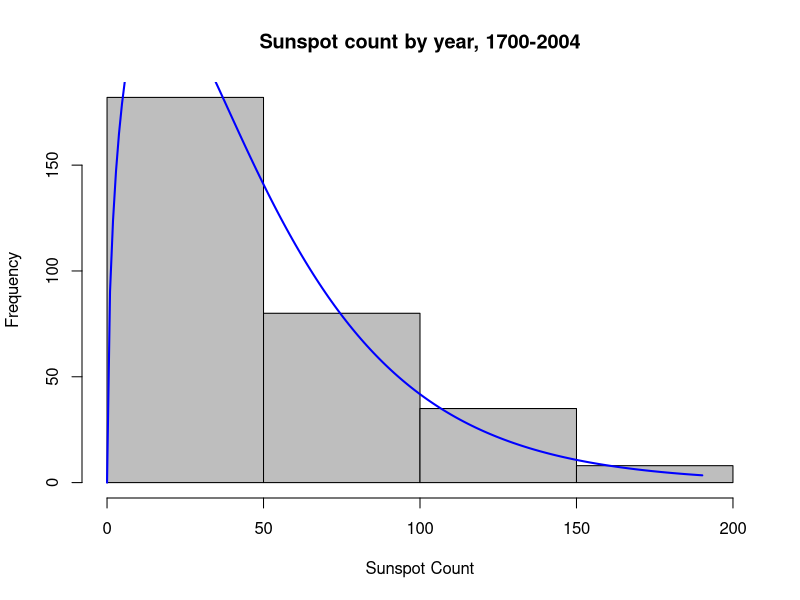
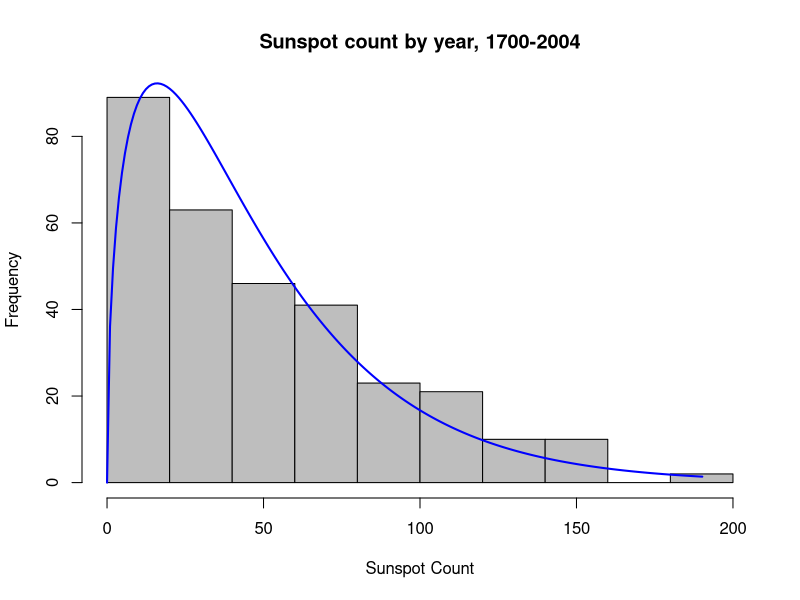
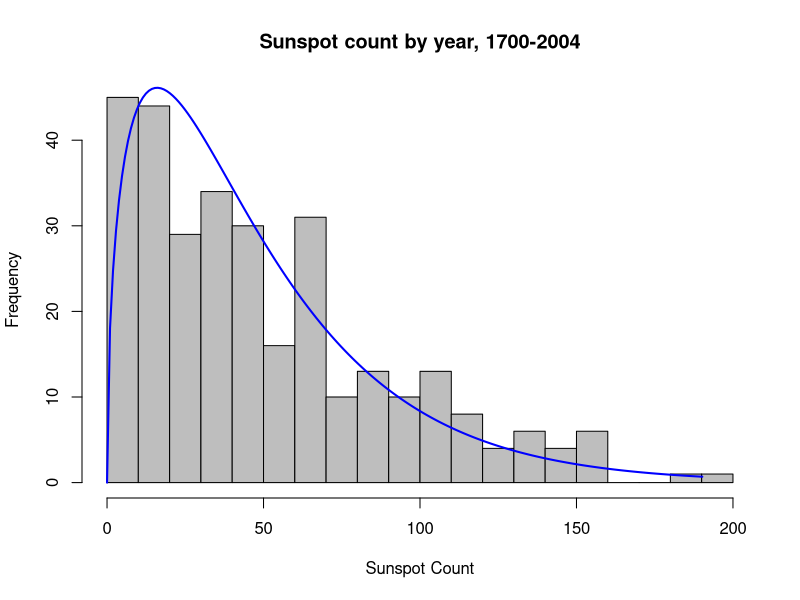
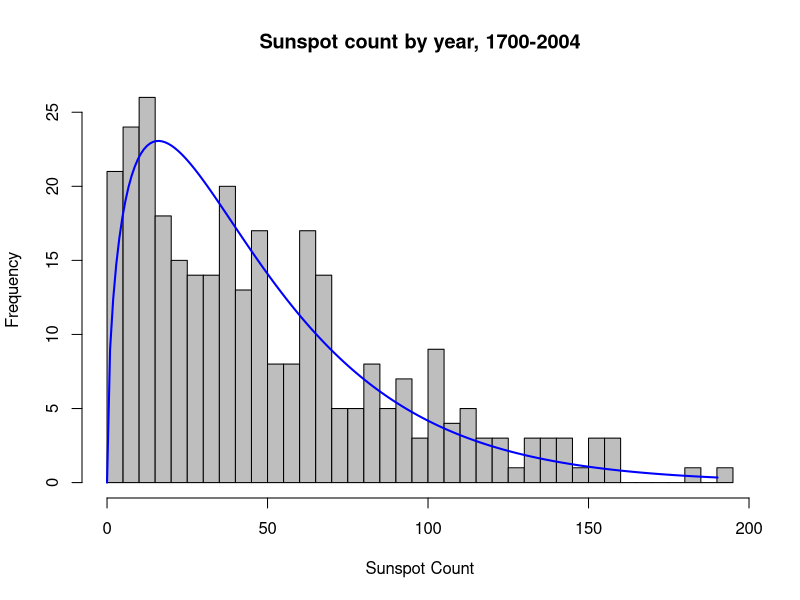
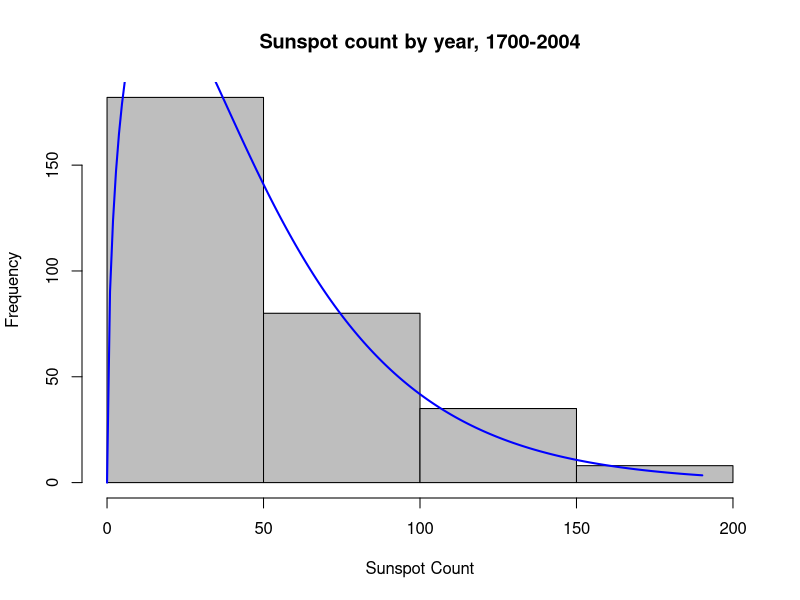
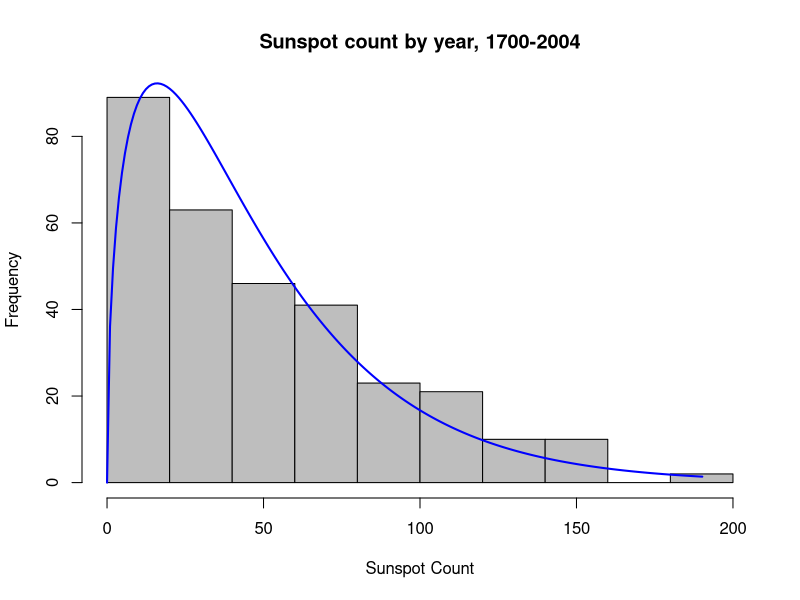
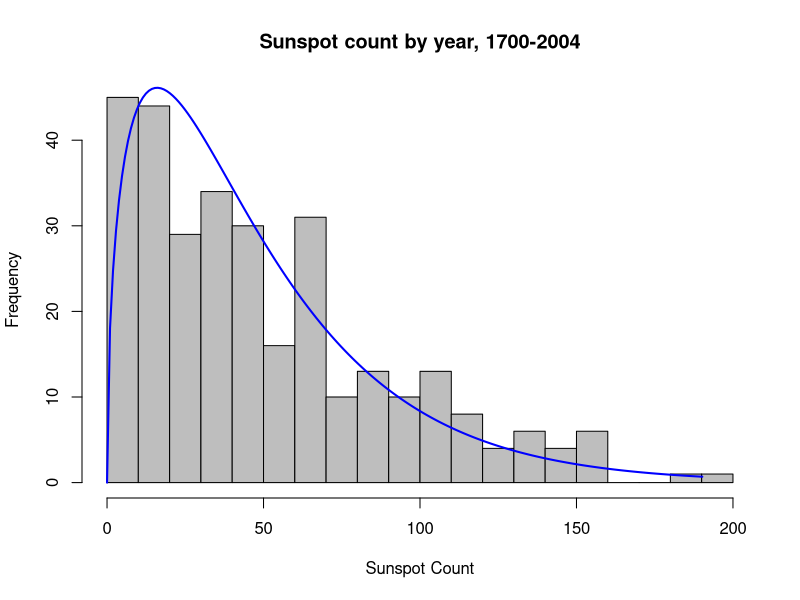
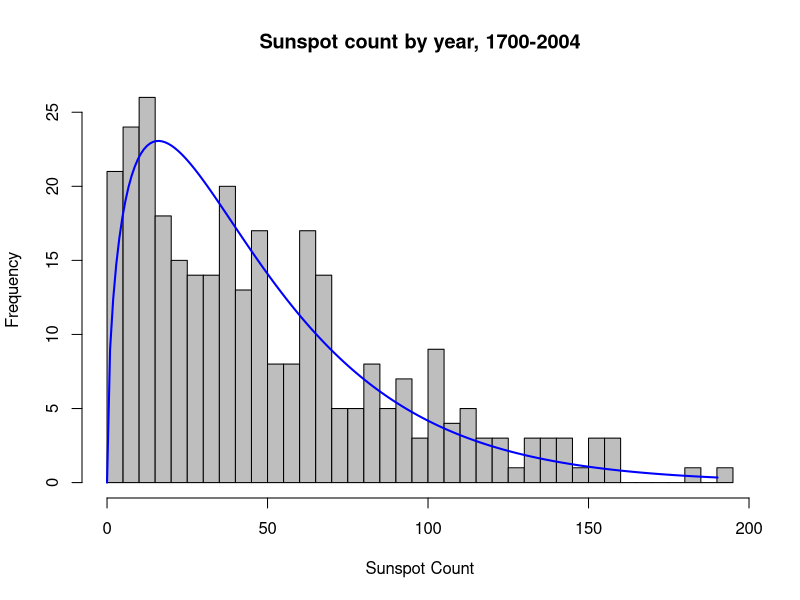

Reproduce these figures in R, in order.
# R plots for histogram example
# Now with functions (subroutines) and a for-loop

# The data are included in R, but here's another way to read them
# in as tab-separated text:

sunspotslocal <- read.table("sunspots.dat", sep="\t", header=TRUE)
sunspotdensity <- sunspotslocal

# set up the size of the bins for each histogram:
breaks<-c(4,10,20,30)

# rendertype <- ("windows")
rendertype <- ("quartz")

# pieces of each file name:
filenamestem<-("sunspothistogram")
filenamepost<-("bins")

# A function to draw a distribution normal curve over the histogram:
addNorm <- function(data,color,linewidth) {	
	# Add a Normal Curve (Thanks to Peter Dalgaard)

	xfit<-seq(min(data),max(data),length=40)
	yfit<-dnorm(xfit,mean=mean(data),sd=sd(data))
	yfit <- yfit*diff(h$mids[1:2])*length(data)
	lines(xfit, yfit, col=color, lwd=linewidth) 
return;
}

addGamma <- function(data, color, linewidth){
  a <- 1.5
  s <- 32
  xfit<-seq(min(data),max(data),length=200)
  yfit<-dgamma(xfit,shape=a,scale=s, log=FALSE)
  yfit <- yfit*diff(h$mids[1:2])*length(data)
  lines(xfit, yfit, col=color, lwd=linewidth) 
  return;
}

# Finally, the histogram loop: draw identical histogram graphics files based on the "breaks" array:

for(i in 1:length(breaks)) {
	filenamecur<-paste(filenamestem,breaks[[i]],filenamepost,sep="_")
	png(
    filename=(paste(filenamecur,"png", sep=".")), 
    res=300, 
    bg="white", 
    type=rendertype,
    pointsize=12, 
    width=6, 
    height=6, 
    units="in")
  
	  h<-hist(sunspotdensity$Sunspot.count, 
            breaks=breaks[[i]], 
            col="gray", 
            xlab="Sunspot Count", 
            main="Sunspot count by year, 1700-2004")

    #addNorm(data=sunspotdensity$Sunspot.count,
    #        color="blue",
    #        linewidth=2)
	  addGamma(
      data=sunspotdensity$Sunspot.count, 
      color="blue", 
      linewidth=2
    )
	
  dev.off()
}


# Make a loop-friendly, but less descriptive, name for the histogram:	
# slightly alter the filename stem:
	filenamestem<-paste(filenamestem,'0',sep="")

for(i in 1:length(breaks)) {
# make a new filename prefix:
	filenamecur<-paste(filenamestem,i,sep="")

	png(filename=(paste(filenamecur,"png", sep=".")), 
	    res=300, bg="white", 
	    type=rendertype, 
	    pointsize=12, 
	    width=6, height=6, units="in"
	    )
	h<-hist(sunspotdensity$Sunspot.count, 
	        breaks=breaks[[i]], 
	        col="gray", 
	        xlab="Sunspot Count", 
	        main="Sunspot count by year, 1700-2004")
#	addNorm(data=sunspotdensity$Sunspot.count,color="blue",linewidth=2)
  addGamma(
    data=sunspotdensity$Sunspot.count, 
    color="blue", 
    linewidth=2
  )
	dev.off()

}
